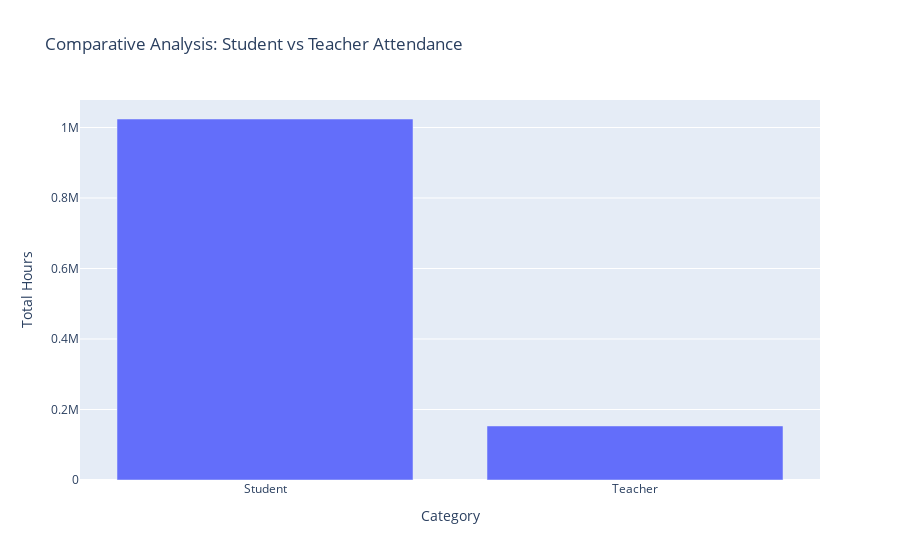

Notebook source saved alongside this figure:
### Markdown cell above
## Comparative Attendance: Students vs Teachers

This chart compares total attendance hours between students and teachers,
providing insight into engagement patterns across roles.

### Code cell
query = """
SELECT
    CASE
        WHEN f.badge_id IN (SELECT badge_id FROM dim_teachers) THEN 'Teacher'
        ELSE 'Student'
    END AS person_type,
    SUM(f.total_hours) AS total_hours
FROM fact_attendance_daily f
GROUP BY person_type;
"""

df = pd.read_sql_query(query, conn)

fig = px.bar(
    df,
    x="person_type",
    y="total_hours",
    title="Comparative Analysis: Student vs Teacher Attendance",
    labels={"person_type": "Category", "total_hours": "Total Hours"}
)

fig.show()

### Figure 1 — Plotly figure (JSON) as saved in the notebook; plotly's stock layout.template omitted (floating-point values rounded to 4 significant figures)
{"data": [{"hovertemplate": "Category=%{x}<br>Total Hours=%{y}<extra></extra>", "legendgroup": "", "marker": {"color": "#636efa", "pattern": {"shape": ""}}, "name": "", "orientation": "v", "showlegend": false, "textposition": "auto", "type": "bar", "x": ["Student", "Teacher"], "xaxis": "x", "y": [1024000.0, 153300.0], "yaxis": "y"}], "layout": {"barmode": "relative", "legend": {"tracegroupgap": 0}, "title": {"text": "Comparative Analysis: Student vs Teacher Attendance"}, "xaxis": {"anchor": "y", "domain": [0, 1], "title": {"text": "Category"}}, "yaxis": {"anchor": "x", "domain": [0, 1], "title": {"text": "Total Hours"}}}}
